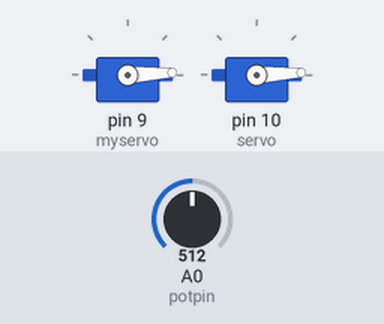
Recording of a sketch running on a simulated Arduino Uno, built with avr-gcc and run on an emulated ATmega328P. Parts: 2 × servo. The test bench sets the inputs (shaded band); at power-on: A0 (potpin) = 512.

Above: at 0.05 s.
At 2.05 s:
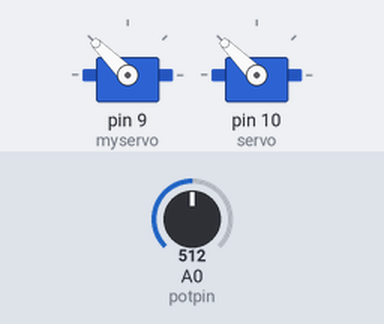
At 4.1 s:
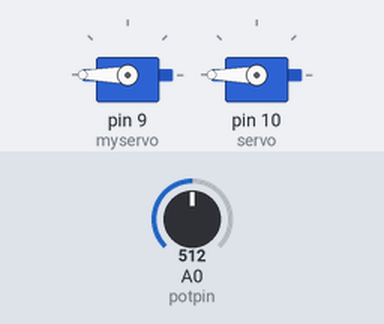
At 8.15 s:
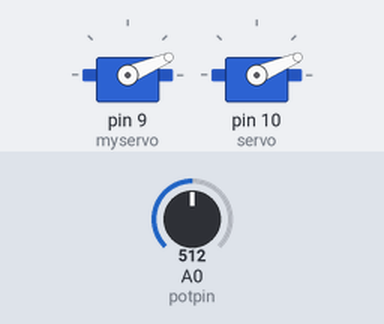
Timing chart, 0 to 14.9 s (numbered marks = the images above):
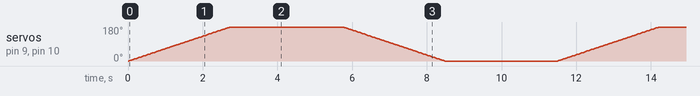

The sketch:

Knob.ino
```cpp
#include <Servo.h>

Servo myservo,servo;

int potpin = A0;
int val;
int pos;

void setup() {
  myservo.attach(9);
  servo.attach(10);
}

void loop() {
  val = analogRead(potpin);
  myservo.write(0);
  servo.write(0);
   for (pos = 0; pos <= 180; pos += 1)
  {
    myservo.write(pos);
    servo.write(pos);
    delay(15);
  }
    delay(3000);
  for (pos = 180; pos >= 0; pos -= 1)
  {
    myservo.write(pos);
    servo.write(pos);
    delay(15);
  }
  delay(3000);
}
```
